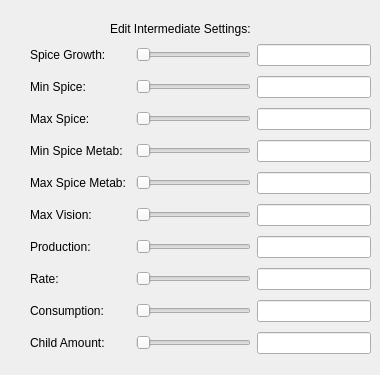
   <widget class="QWidget" name="IntermediateSettings">
    <attribute name="title">
     <string>Intermediate</string>
    </attribute>
    <widget class="QWidget" name="gridLayoutWidget_3">
     <property name="geometry">
      <rect>
       <x>30</x>
       <y>40</y>
       <width>341</width>
       <height>326</height>
      </rect>
     </property>
     <layout class="QGridLayout" name="basic_3">
      <item row="8" column="0">
       <widget class="QLabel" name="ConsumptionLabel">
        <property name="text">
         <string>Consumption:</string>
        </property>
       </widget>
      </item>
      <item row="0" column="0">
       <widget class="QLabel" name="SpiceGrowthLabel">
        <property name="text">
         <string>Spice Growth:</string>
        </property>
       </widget>
      </item>
      <item row="2" column="0">
       <widget class="QLabel" name="MaxSpiceLabel">
        <property name="text">
         <string>Max Spice:</string>
        </property>
       </widget>
      </item>
      <item row="6" column="2">
       <widget class="QLineEdit" name="ProductionBox"/>
      </item>
      <item row="1" column="2">
       <widget class="QLineEdit" name="MinSpiceBox"/>
      </item>
      <item row="0" column="2">
       <widget class="QLineEdit" name="SpiceGrowthBox"/>
      </item>
      <item row="8" column="1">
       <widget class="QSlider" name="ConsumptionSlider">
        <property name="minimum">
         <number>0</number>
        </property>
        <property name="maximum">
         <number>100</number>
        </property>
        <property name="orientation">
         <enum>Qt::Horizontal</enum>
        </property>
        <property name="tickPosition">
         <enum>QSlider::NoTicks</enum>
        </property>
       </widget>
      </item>
      <item row="2" column="2">
       <widget class="QLineEdit" name="MaxSpiceBox"/>
      </item>
      <item row="8" column="2">
       <widget class="QLineEdit" name="ConsumptionBox"/>
      </item>
      <item row="3" column="0">
       <widget class="QLabel" name="MinSpiceMetabLabel">
        <property name="text">
         <string>Min Spice Metab: </string>
        </property>
       </widget>
      </item>
      <item row="4" column="0">
       <widget class="QLabel" name="MaxSpiceMetabLabel">
        <property name="text">
         <string>Max Spice Metab: </string>
        </property>
       </widget>
      </item>
      <item row="1" column="0">
       <widget class="QLabel" name="MinSpiceLabel">
        <property name="text">
         <string>Min Spice:</string>
        </property>
       </widget>
      </item>
      <item row="6" column="0">
       <widget class="QLabel" name="ProductionLabel">
        <property name="text">
         <string>&lt;html&gt;&lt;head/&gt;&lt;body&gt;&lt;p&gt;Production:&lt;/p&gt;&lt;/body&gt;&lt;/html&gt;</string>
        </property>
       </widget>
      </item>
      <item row="4" column="2">
       <widget class="QLineEdit" name="MaxSpiceMetabBox"/>
      </item>
      <item row="3" column="2">
       <widget class="QLineEdit" name="MinSpiceMetabBox"/>
      </item>
      <item row="6" column="1">
       <widget class="QSlider" name="ProductionSlider">
        <property name="minimum">
         <number>1</number>
        </property>
        <property name="maximum">
         <number>100</number>
        </property>
        <property name="orientation">
         <enum>Qt::Horizontal</enum>
        </property>
        <property name="tickPosition">
         <enum>QSlider::NoTicks</enum>
        </property>
       </widget>
      </item>
      <item row="0" column="1">
       <widget class="QSlider" name="SpiceGrowthSlider">
        <property name="minimum">
         <number>1</number>
        </property>
        <property name="maximum">
         <number>100</number>
        </property>
        <property name="pageStep">
         <number>10</number>
        </property>
        <property name="orientation">
         <enum>Qt::Horizontal</enum>
        </property>
        <property name="tickPosition">
         <enum>QSlider::NoTicks</enum>
        </property>
       </widget>
      </item>
      <item row="9" column="0">
       <widget class="QLabel" name="ChildAmountLabel">
        <property name="text">
         <string>Child Amount:</string>
        </property>
       </widget>
      </item>
      <item row="2" column="1">
       <widget class="QSlider" name="MaxSpiceSlider">
        <property name="minimum">
         <number>0</number>
        </property>
        <property name="maximum">
         <number>100</number>
        </property>
        <property name="pageStep">
         <number>10</number>
        </property>
        <property name="orientation">
         <enum>Qt::Horizontal</enum>
        </property>
        <property name="tickPosition">
         <enum>QSlider::NoTicks</enum>
        </property>
       </widget>
      </item>
      <item row="4" column="1">
       <widget class="QSlider" name="MaxSpiceMetabSlider">
        <property name="minimum">
         <number>1</number>
        </property>
        <property name="maximum">
         <number>100</number>
        </property>
        <property name="pageStep">
         <number>10</number>
        </property>
        <property name="orientation">
         <enum>Qt::Horizontal</enum>
        </property>
        <property name="tickPosition">
         <enum>QSlider::NoTicks</enum>
        </property>
       </widget>
      </item>
      <item row="9" column="2">
       <widget class="QLineEdit" name="ChildAmountBox"/>
      </item>
      <item row="3" column="1">
       <widget class="QSlider" name="MinSpiceMetabSlider">
        <property name="minimum">
         <number>1</number>
        </property>
        <property name="maximum">
         <number>20</number>
        </property>
        <property name="pageStep">
         <number>2</number>
        </property>
        <property name="orientation">
         <enum>Qt::Horizontal</enum>
        </property>
        <property name="tickPosition">
         <enum>QSlider::NoTicks</enum>
        </property>
       </widget>
      </item>
      <item row="1" column="1">
       <widget class="QSlider" name="MinSpiceSlider">
        <property name="minimum">
         <number>1</number>
        </property>
        <property name="maximum">
         <number>20</number>
        </property>
        <property name="pageStep">
         <number>2</number>
        </property>
        <property name="orientation">
         <enum>Qt::Horizontal</enum>
        </property>
        <property name="tickPosition">
         <enum>QSlider::NoTicks</enum>
        </property>
       </widget>
      </item>
      <item row="5" column="1">
       <widget class="QSlider" name="MaxVisionSlider">
        <property name="minimum">
         <number>0</number>
        </property>
        <property name="maximum">
         <number>20</number>
        </property>
        <property name="pageStep">
         <number>2</number>
        </property>
        <property name="orientation">
         <enum>Qt::Horizontal</enum>
        </property>
        <property name="tickPosition">
         <enum>QSlider::NoTicks</enum>
        </property>
       </widget>
      </item>
      <item row="5" column="0">
       <widget class="QLabel" name="MaxVisionLabel">
        <property name="text">
         <string>Max Vision:</string>
        </property>
       </widget>
      </item>
      <item row="9" column="1">
       <widget class="QSlider" name="ChildAmountSlider">
        <property name="minimum">
         <number>0</number>
        </property>
        <property name="maximum">
         <number>20</number>
        </property>
        <property name="pageStep">
         <number>2</number>
        </property>
        <property name="orientation">
         <enum>Qt::Horizontal</enum>
        </property>
        <property name="tickPosition">
         <enum>QSlider::NoTicks</enum>
        </property>
       </widget>
      </item>
      <item row="5" column="2">
       <widget class="QLineEdit" name="MaxVisonBox"/>
      </item>
      <item row="7" column="0">
       <widget class="QLabel" name="RateLabel">
        <property name="frameShape">
         <enum>QFrame::NoFrame</enum>
        </property>
        <property name="text">
         <string>Rate:</string>
        </property>
       </widget>
      </item>
      <item row="7" column="1">
       <widget class="QSlider" name="RateSlider">
        <property name="maximum">
         <number>100</number>
        </property>
        <property name="pageStep">
         <number>10</number>
        </property>
        <property name="orientation">
         <enum>Qt::Horizontal</enum>
        </property>
        <property name="tickPosition">
         <enum>QSlider::NoTicks</enum>
        </property>
       </widget>
      </item>
      <item row="7" column="2">
       <widget class="QLineEdit" name="RateBox"/>
      </item>
     </layout>
    </widget>
    <widget class="QLabel" name="settingsInfoLabel_2">
     <property name="geometry">
      <rect>
       <x>110</x>
       <y>20</y>
       <width>171</width>
       <height>17</height>
      </rect>
     </property>
     <property name="text">
      <string>Edit Intermediate Settings:</string>
     </property>
    </widget>
   </widget>
